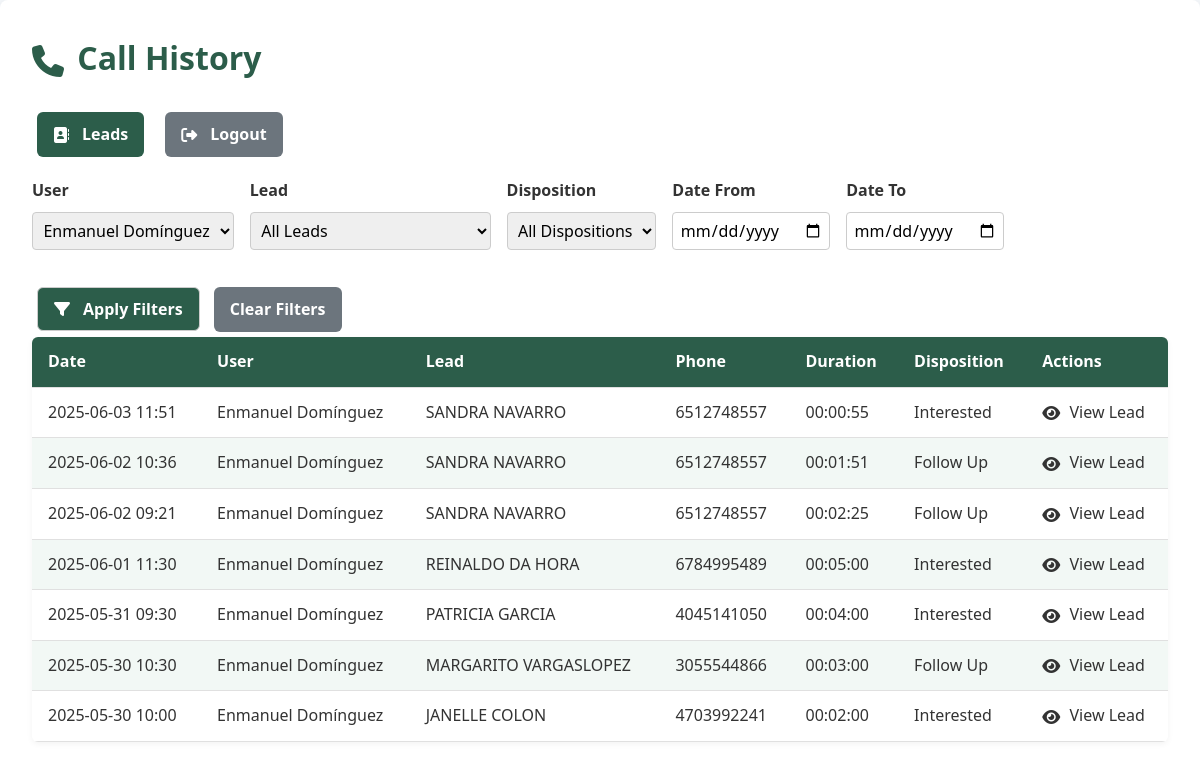
Page /calls/list.php?user=5 (signed in) on the committed database.
### tables this page shows
CREATE TABLE `interactions` (
  `id` int(11) NOT NULL,
  `lead_id` int(11) NOT NULL,
  `user_id` int(11) NOT NULL,
  `disposition_id` int(11) NOT NULL,
  `notes` text DEFAULT NULL,
  `interaction_time` datetime NOT NULL DEFAULT current_timestamp(),
  `duration_seconds` int(11) DEFAULT NULL,
  `created_at` datetime NOT NULL DEFAULT current_timestamp(),
  `updated_at` datetime NOT NULL DEFAULT current_timestamp() ON UPDATE current_timestamp()
);

CREATE TABLE `users` (
  `id` int(11) NOT NULL,
  `name` varchar(100) NOT NULL,
  `email` varchar(100) NOT NULL,
  `password_hash` varchar(255) NOT NULL,
  `status` enum('active','inactive') NOT NULL DEFAULT 'active',
  `created_at` datetime NOT NULL DEFAULT current_timestamp(),
  `updated_at` datetime NOT NULL DEFAULT current_timestamp() ON UPDATE current_timestamp()
);

CREATE TABLE `leads` (
  `id` int(11) NOT NULL,
  `external_id` varchar(100) NOT NULL,
  `prefix` varchar(20) DEFAULT NULL,
  `first_name` varchar(50) NOT NULL,
  `mi` varchar(10) DEFAULT NULL,
  `last_name` varchar(50) NOT NULL,
  `phone` varchar(20) NOT NULL,
  `email` varchar(100) DEFAULT NULL,
  `address_line` varchar(150) DEFAULT NULL,
  `suite_apt` varchar(50) DEFAULT NULL,
  `city` varchar(50) DEFAULT NULL,
  `state` char(2) DEFAULT NULL,
  `zip5` char(5) DEFAULT NULL,
  `zip4` char(4) DEFAULT NULL,
  `delivery_point_bar_code` varchar(20) DEFAULT NULL,
  `carrier_route` varchar(20) DEFAULT NULL,
  `fips_county_code` char(5) DEFAULT NULL,
  `county_name` varchar(50) DEFAULT NULL,
  `age` int(11) DEFAULT NULL,
  `insurance_interest_id` int(11) DEFAULT NULL,
  `source_id` int(11) NOT NULL,
  `status_id` int(11) NOT NULL DEFAULT 1,
  `do_not_call` tinyint(1) NOT NULL DEFAULT 0,
  `taken_by` int(11) DEFAULT NULL,
  `taken_at` datetime DEFAULT NULL,
  `created_at` datetime NOT NULL DEFAULT current_timestamp(),
  `updated_at` datetime NOT NULL DEFAULT current_timestamp() ON UPDATE current_timestamp(),
  `income` varchar(10) DEFAULT NULL,
  `language` varchar(10) DEFAULT NULL,
  `notes` text DEFAULT NULL
);

CREATE TABLE `dispositions` (
  `id` int(11) NOT NULL,
  `name` varchar(50) NOT NULL,
  `created_at` datetime NOT NULL DEFAULT current_timestamp()
);

### calls/list.php (the view, shortened to what this page needs)
<?php
$pdo = getPDO();
$page = max(1, (int) ($_GET['page'] ?? 1));
$perPage = (int) ($_GET['per_page'] ?? 20);
$perPage = in_array($perPage, [10, 20, 50, 100]) ? $perPage : 20;
$offset = ($page - 1) * $perPage;
$usersList = $pdo->query("SELECT id, name FROM users ORDER BY name")->fetchAll();
$conds = [];
$params = [];
if (!empty($_GET['user'])) {
  $conds[] = "i.user_id = ?";
  $params[] = $_GET['user'];
}
$where = !empty($conds) ? "WHERE " . implode(" AND ", $conds) : "";
$stmt = $pdo->prepare("
    SELECT
        i.id,
        i.created_at,
        i.duration_seconds,
        d.name AS disposition,
        u.name AS user,
        l.id AS lead_id,
        CONCAT(l.first_name, ' ', l.last_name) AS lead_name,
        l.phone
    FROM interactions i
    JOIN users u ON i.user_id = u.id
    JOIN leads l ON i.lead_id = l.id
    JOIN dispositions d ON i.disposition_id = d.id
    $where
    ORDER BY i.created_at DESC
    LIMIT $offset, $perPage
");
$stmt->execute($params);
$calls = $stmt->fetchAll(PDO::FETCH_ASSOC);
?>
<!DOCTYPE html>
<html lang="en">
<head>
  <link rel="stylesheet" href="./../assets/css/app.css">
  <link rel="stylesheet" href="https://cdnjs.cloudflare.com/ajax/libs/font-awesome/6.4.0/css/all.min.css">
</head>
<body>
  <div class="container">
    <h1><i class="fas fa-phone"></i> Call History</h1>
    <div class="actions">
      <div class="btn-group">
        <a class="btn" href="../leads/list.php"><i class="fas fa-address-book"></i> Leads</a>
        <a class="btn btn-secondary" href="../auth/logout.php"><i class="fas fa-sign-out-alt"></i> Logout</a>
      </div>
    </div>
    <form method="get" class="filters-form mb-4">
      <div style="display: flex; flex-wrap: wrap; gap: 1rem;">
        <div class="form-group">
          <label for="user">User</label>
          <select id="user" name="user" class="form-control">
            <?php foreach ($usersList as $u): ?>
              <option value="<?= $u['id'] ?>" <?= ($_GET['user'] ?? '') == $u['id'] ? 'selected' : '' ?>>
                <?= htmlspecialchars($u['name']) ?>
              </option>
            <?php endforeach; ?>
          </select>
        </div>
        <div class="form-group">
          <label for="lead">Lead</label>
          <select id="lead" name="lead" class="form-control">
            <option value="">All Leads</option>
          </select>
        </div>
        <div class="form-group">
          <label for="disposition">Disposition</label>
          <select id="disposition" name="disposition" class="form-control">
            <option value="">All Dispositions</option>
          </select>
        </div>
        <div class="form-group">
          <label for="date_from">Date From</label>
          <input type="date" id="date_from" name="date_from" value="<?= htmlspecialchars($_GET['date_from'] ?? '') ?>">
        </div>
        <div class="form-group">
          <label for="date_to">Date To</label>
          <input type="date" id="date_to" name="date_to" value="<?= htmlspecialchars($_GET['date_to'] ?? '') ?>">
        </div>
      </div>
      <div style="margin-top: 1rem;">
        <button type="submit" class="btn"><i class="fas fa-filter"></i> Apply Filters</button>
        <a href="list.php" class="btn btn-secondary">Clear Filters</a>
      </div>
    </form>
    <table class="table">
      <thead>
        <tr>
          <th>Date</th>
          <th>User</th>
          <th>Lead</th>
          <th>Phone</th>
          <th>Duration</th>
          <th>Disposition</th>
          <th>Actions</th>
        </tr>
      </thead>
      <tbody>
        <?php if (!$calls): ?>
          <tr>
            <td colspan="7" style="text-align:center;">No calls found.</td>
          </tr>
        <?php else: ?>
          <?php foreach ($calls as $call): ?>
            <tr>
              <td><?= htmlspecialchars(date('Y-m-d H:i', strtotime($call['created_at']))) ?></td>
              <td><?= htmlspecialchars($call['user']) ?></td>
              <td><?= htmlspecialchars($call['lead_name']) ?></td>
              <td><?= htmlspecialchars($call['phone']) ?></td>
              <td><?= $call['duration_seconds'] ? gmdate('H:i:s', $call['duration_seconds']) : '-' ?></td>
              <td><?= htmlspecialchars($call['disposition']) ?></td>
              <td>
                <a href="../leads/view.php?id=<?= htmlspecialchars($call['lead_id']) ?>">
                  <i class="fas fa-eye"></i> View Lead
                </a>
              </td>
            </tr>
          <?php endforeach; ?>
        <?php endif; ?>
      </tbody>
    </table>
  </div>
</body>
</html>

### assets/css/app.css (style rules this page uses)
*, *:before, *:after { box-sizing: border-box; margin: 0; padding: 0; }
body { font-family: 'Segoe UI', Tahoma, Geneva, Verdana, sans-serif; background-color: #f4f7fa; color: #333; line-height: 1.6; font-size: 1rem; }
a { text-decoration: none; color: inherit; }
button, input, select, textarea { font-family: inherit; font-size: inherit; padding: 0.5rem; border: 1px solid #ccc; border-radius: 4px; outline: none; transition: border-color 0.3s ease; }
.container { max-width: 1200px; margin: 0 auto; padding: 2rem; background-color: #ffffff; border-radius: 8px; box-shadow: 0 4px 12px rgba(0, 0, 0, 0.1); }
h1, h2, h3, h4, h5, h6 { font-weight: bold; margin-bottom: 1rem; color: #2c5d4a; }
h1 { font-size: 2rem; }
label { display: block; margin-bottom: 0.5rem; font-weight: bold; }
.actions { margin-top: 1.5rem; }
.actions .btn { margin-right: 0.5rem; }
.btn { margin: 5px; display: inline-flex; align-items: center; gap: 0.5rem; padding: 0.6rem 1rem; background-color: #2c5d4a; color: white; text-decoration: none; border-radius: 6px; font-weight: bold; cursor: pointer; transition: background-color 0.3s ease; }
.btn-secondary { background-color: #6c757d; }
.form-group { margin-bottom: 1.5rem; }
input[type="text"], input[type="email"], input[type="password"], input[type="tel"], select, textarea { width: 100%; padding: 0.6rem; border: 1px solid #ccc; border-radius: 4px; transition: border-color 0.3s ease; }
.table { width: 100%; border-collapse: collapse; margin-bottom: 1.5rem; background-color: #fff; border-radius: 6px; overflow: hidden; box-shadow: 0 2px 6px rgba(0, 0, 0, 0.05); }
.table th, .table td { padding: 12px 16px; border-bottom: 1px solid #e0e0e0; }
.table th { background-color: #2c5d4a; color: #fff; font-weight: 600; text-align: left; }
.table tr:nth-child(even) { background-color: #f2f8f5; }
.table thead { position: sticky; top: 0; background-color: #2c5d4a; color: white; z-index: 1; }
select { width: 100px; }
.btn i.fas { margin-right: 5px; }
.fas { vertical-align: middle; }
.fas { margin-right: 5px; }

### calls/list.php (style rules this page uses)
.filters-form .form-group { margin-bottom: 1rem; }
.filters-form label { display: block; font-weight: bold; margin-bottom: 0.5rem; }
.filters-form input[type="text"], .filters-form input[type="date"], .filters-form select { width: 100%; padding: 0.4rem; border-radius: 4px; border: 1px solid #ccc; }
.actions { margin-bottom: 1rem; }
.btn-group { display: flex; gap: 0.5rem; }

### rows in the picture
interactions: created_at "2025-06-03 11:51", user.name "Enmanuel Domínguez", lead_name "SANDRA NAVARRO", lead.phone "6512748557", duration_seconds "00:00:55", disposition.name "Interested"
interactions: created_at "2025-06-02 10:36", user.name "Enmanuel Domínguez", lead_name "SANDRA NAVARRO", lead.phone "6512748557", duration_seconds "00:01:51", disposition.name "Follow Up"
interactions: created_at "2025-06-02 09:21", user.name "Enmanuel Domínguez", lead_name "SANDRA NAVARRO", lead.phone "6512748557", duration_seconds "00:02:25", disposition.name "Follow Up"
interactions: created_at "2025-06-01 11:30", user.name "Enmanuel Domínguez", lead_name "REINALDO DA HORA", lead.phone "6784995489", duration_seconds "00:05:00", disposition.name "Interested"
interactions: created_at "2025-05-31 09:30", user.name "Enmanuel Domínguez", lead_name "PATRICIA GARCIA", lead.phone "4045141050", duration_seconds "00:04:00", disposition.name "Interested"
interactions: created_at "2025-05-30 10:30", user.name "Enmanuel Domínguez", lead_name "MARGARITO VARGASLOPEZ", lead.phone "3055544866", duration_seconds "00:03:00", disposition.name "Follow Up"
interactions: created_at "2025-05-30 10:00", user.name "Enmanuel Domínguez", lead_name "JANELLE COLON", lead.phone "4703992241", duration_seconds "00:02:00", disposition.name "Interested"

### other values in the picture
form field user "Enmanuel Domínguez"
